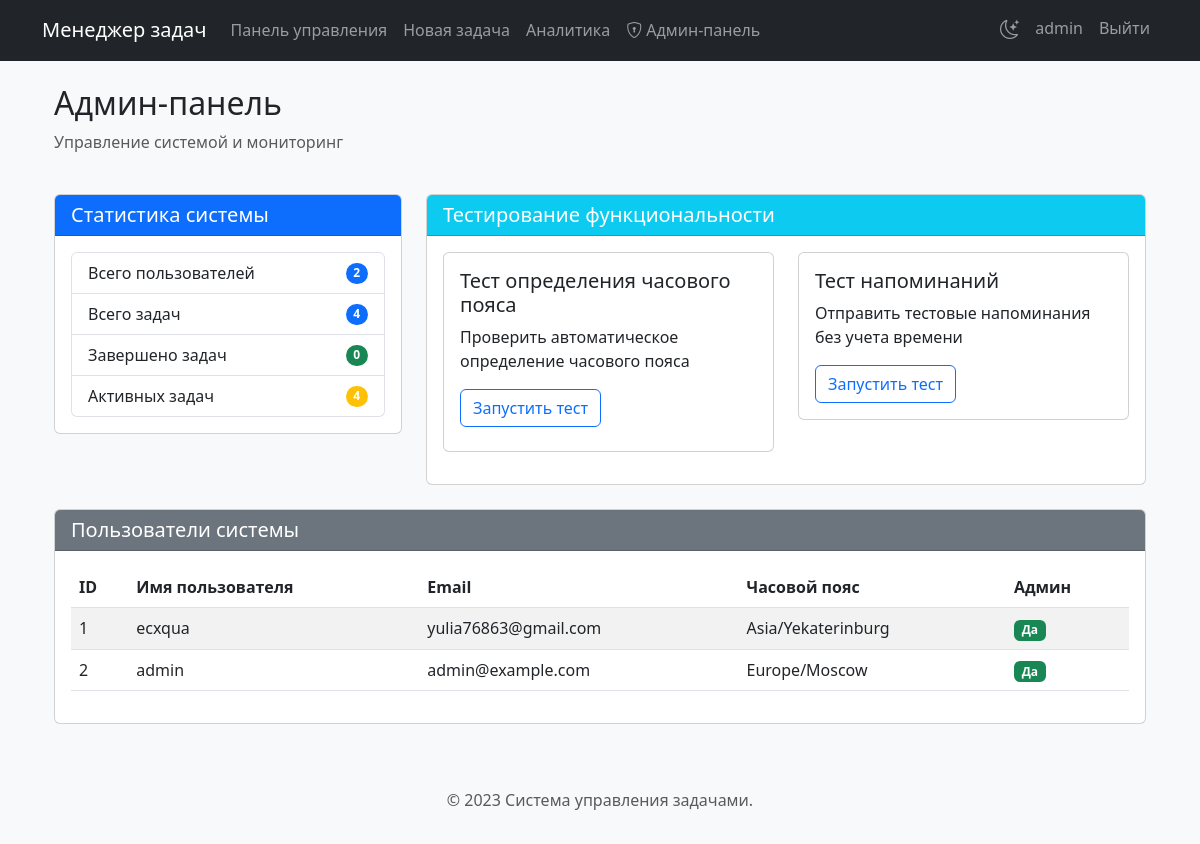
The app's page /admin (signed in), older data.
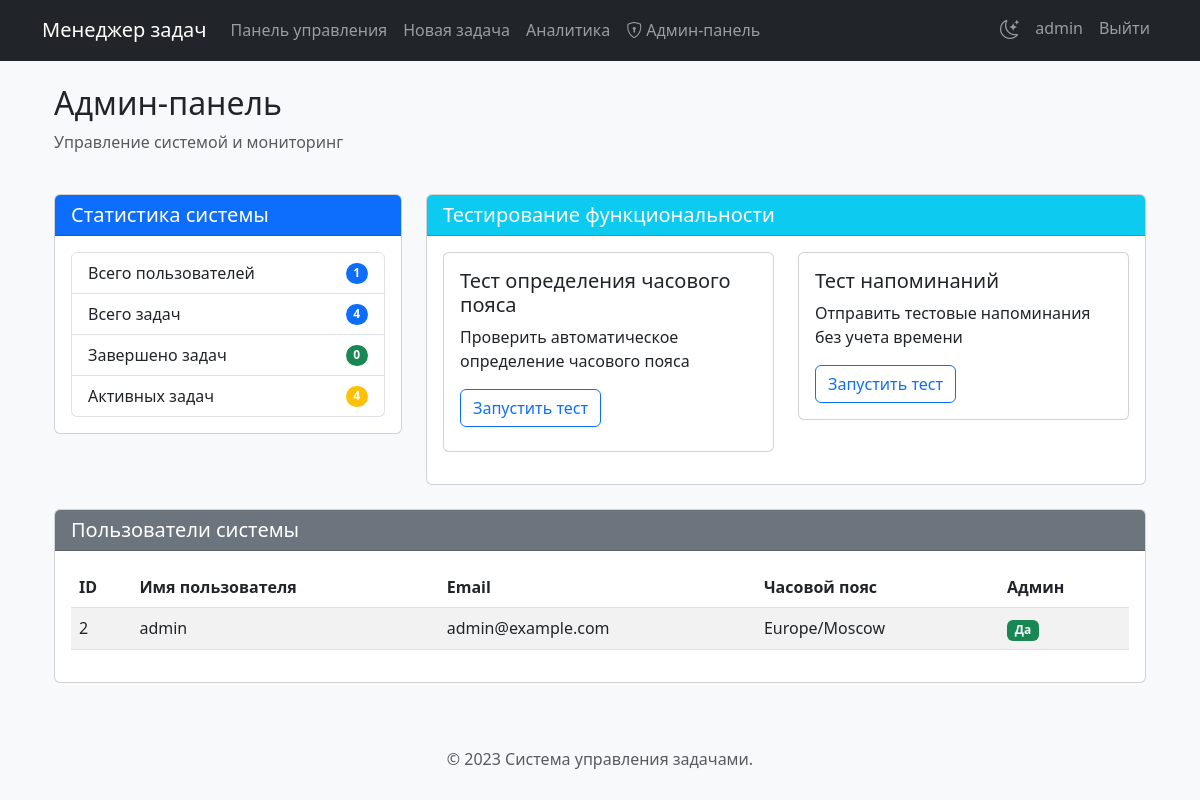
The same page, newer data.
### tables this page shows
CREATE TABLE users (
        id INTEGER PRIMARY KEY,
        username TEXT NOT NULL,
        password TEXT NOT NULL,
        email TEXT UNIQUE NOT NULL,
        pending_email TEXT,
        email_confirm_token TEXT,
        email_confirm_expiry TIMESTAMP,
        reset_token TEXT,
        reset_token_expiry TIMESTAMP,
        timezone TEXT DEFAULT "Europe/Moscow",
        created_at TIMESTAMP DEFAULT CURRENT_TIMESTAMP
    , auto_timezone BOOLEAN DEFAULT 0, is_admin BOOLEAN DEFAULT 0);

### app.py (the view)
@app.route('/admin', methods=['GET'])
def admin_panel():
    if 'user_id' not in session:
        return redirect(url_for('login'))
    conn = sqlite3.connect('tasks.db')
    c = conn.cursor()
    c.execute("SELECT is_admin FROM users WHERE id = ?", (session['user_id'],))
    result = c.fetchone()
    if not result or not result[0]:
        flash('У вас нет прав доступа к этой странице')
        conn.close()
        return redirect(url_for('dashboard'))
    c.execute("SELECT COUNT(*) FROM users")
    total_users = c.fetchone()[0]
    c.execute("SELECT COUNT(*) FROM tasks")
    total_tasks = c.fetchone()[0]
    c.execute("SELECT COUNT(*) FROM tasks WHERE status = 'Завершена'")
    completed_tasks = c.fetchone()[0]
    c.execute("SELECT id, username, email, timezone, is_admin FROM users")
    users = c.fetchall()
    conn.close()
    return render_template('admin.html',
                          total_users=total_users,
                          total_tasks=total_tasks,
                          completed_tasks=completed_tasks,
                          users=users)

### templates/admin.html (shortened to what this page needs)
{% extends 'base.html' %}
{% block content %}
<div class="container">
    <div class="row mb-4">
        <div class="col">
            <h2>Админ-панель</h2>
            <p class="text-muted">Управление системой и мониторинг</p>
        </div>
    </div>
    <div class="row mb-4">
        <div class="col-md-4">
            <div class="card">
                <div class="card-header bg-primary text-white">
                    <h5 class="mb-0">Статистика системы</h5>
                </div>
                <div class="card-body">
                    <ul class="list-group">
                        <li class="list-group-item d-flex justify-content-between align-items-center">
                            Всего пользователей
                            <span class="badge bg-primary rounded-pill">{{ total_users }}</span>
                        </li>
                        <li class="list-group-item d-flex justify-content-between align-items-center">
                            Всего задач
                            <span class="badge bg-primary rounded-pill">{{ total_tasks }}</span>
                        </li>
                        <li class="list-group-item d-flex justify-content-between align-items-center">
                            Завершено задач
                            <span class="badge bg-success rounded-pill">{{ completed_tasks }}</span>
                        </li>
                        <li class="list-group-item d-flex justify-content-between align-items-center">
                            Активных задач
                            <span class="badge bg-warning rounded-pill">{{ total_tasks - completed_tasks }}</span>
                        </li>
                    </ul>
                </div>
            </div>
        </div>
        <div class="col-md-8">
            <div class="card">
                <div class="card-header bg-info text-white">
                    <h5 class="mb-0">Тестирование функциональности</h5>
                </div>
                <div class="card-body">
                    <div class="row">
                        <div class="col-md-6 mb-3">
                            <div class="card">
                                <div class="card-body">
                                    <h5 class="card-title">Тест определения часового пояса</h5>
                                    <p class="card-text">Проверить автоматическое определение часового пояса</p>
                                    <button id="test-timezone" class="btn btn-outline-primary">Запустить тест</button>
                                </div>
                            </div>
                        </div>
                        <div class="col-md-6 mb-3">
                            <div class="card">
                                <div class="card-body">
                                    <h5 class="card-title">Тест напоминаний</h5>
                                    <p class="card-text">Отправить тестовые напоминания без учета времени</p>
                                    <a href="{{ url_for('send_reminders', test_mode=1) }}" class="btn btn-outline-primary">Запустить тест</a>
                                </div>
                            </div>
                        </div>
                    </div>
                </div>
            </div>
        </div>
    </div>
    <div class="row">
        <div class="col">
            <div class="card">
                <div class="card-header bg-secondary text-white">
                    <h5 class="mb-0">Пользователи системы</h5>
                </div>
                <div class="card-body">
                    <div class="table-responsive">
                        <table class="table table-striped">
                            <thead>
                                <tr>
                                    <th>ID</th>
                                    <th>Имя пользователя</th>
                                    <th>Email</th>
                                    <th>Часовой пояс</th>
                                    <th>Админ</th>
                                </tr>
                            </thead>
                            <tbody>
                                {% for user in users %}
                                <tr>
                                    <td>{{ user[0] }}</td>
                                    <td>{{ user[1] }}</td>
                                    <td>{{ user[2] }}</td>
                                    <td>{{ user[3] or 'Не установлен' }}</td>
                                    <td>
                                        {% if user[4] %}
                                        <span class="badge bg-success">Да</span>
                                        {% else %}
                                        <span class="badge bg-secondary">Нет</span>
                                        {% endif %}
                                    </td>
                                </tr>
                                {% endfor %}
                            </tbody>
                        </table>
                    </div>
                </div>
            </div>
        </div>
    </div>
</div>
{% endblock %}

### templates/base.html (shortened to what this page needs)
<!DOCTYPE html>
<html lang="ru">
<head>
    <link href="https://cdn.jsdelivr.net/npm/bootstrap@5.3.0/dist/css/bootstrap.min.css" rel="stylesheet">
    <link href="https://cdn.jsdelivr.net/npm/bootstrap-icons@1.11.3/font/bootstrap-icons.css" rel="stylesheet">
    <link href="{{ url_for('static', filename='css/style.css') }}" rel="stylesheet">
</head>
<body>
    <nav class="navbar navbar-expand-lg navbar-dark bg-dark fixed-top">
        <div class="container">
            <a class="navbar-brand" href="{{ url_for('dashboard') if 'user_id' in session else url_for('login') }}">Менеджер задач</a>
            <div class="collapse navbar-collapse" id="navbarNav">
                {% if 'user_id' in session %}
                <ul class="navbar-nav me-auto">
                    <li class="nav-item">
                        <a class="nav-link" href="{{ url_for('dashboard') }}">Панель управления</a>
                    </li>
                    <li class="nav-item">
                        <a class="nav-link" href="{{ url_for('new_task') }}">Новая задача</a>
                    </li>
                    <li class="nav-item">
                        <a class="nav-link" href="{{ url_for('analytics') }}">Аналитика</a>
                    </li>
                    {% if session.get('is_admin') %}
                    <li class="nav-item">
                        <a class="nav-link" href="{{ url_for('admin_panel') }}">
                            <i class="bi bi-shield-lock me-1"></i>Админ-панель
                        </a>
                    </li>
                    {% endif %}
                </ul>
                <ul class="navbar-nav">
                    <li class="nav-item">
                        <div class="theme-toggle nav-link">
                            <i class="bi bi-moon-stars"></i>
                        </div>
                    </li>
                    <li class="nav-item">
                        <a class="nav-link" href="{{ url_for('profile') }}">{{ session['username'] }}</a>
                    </li>
                    <li class="nav-item">
                        <a class="nav-link" href="{{ url_for('logout') }}">Выйти</a>
                    </li>
                </ul>
                {% endif %}
            </div>
        </div>
    </nav>
    <div class="container mt-4">
        {% block content %}{% endblock %}
    </div>
    <footer class="mt-5 py-3 bg-light">
        <div class="container text-center">
            <p class="text-muted">© 2023 Система управления задачами.</p>
        </div>
    </footer>
</body>
</html>

### static/css/style.css (style rules this page uses)
.theme-toggle { cursor: pointer; padding: 0.5rem; }
.theme-toggle i { font-size: 1.2rem; transition: transform 0.3s ease; }

### templates/base.html (style rules this page uses)
body { padding-top: 60px; background-color: #f8f9fa; }

Row changes from the older to the newer data that the page shows:
removed users: id "1", username "ecxqua", email "yulia76863@gmail.com", timezone "Asia/Yekaterinburg", is_admin "Да"
Text that changed along with them:
{{ total_users }}: "2" → "1"
